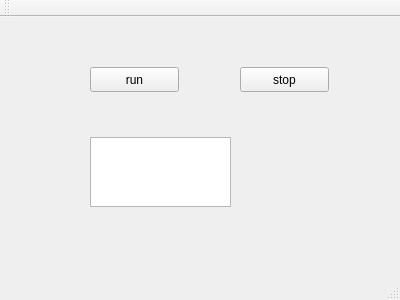
<?xml version="1.0" encoding="UTF-8"?>
<ui version="4.0">
 <class>MainWindow</class>
 <widget class="QMainWindow" name="MainWindow">
  <property name="geometry">
   <rect>
    <x>0</x>
    <y>0</y>
    <width>400</width>
    <height>300</height>
   </rect>
  </property>
  <property name="windowTitle">
   <string>MainWindow</string>
  </property>
  <widget class="QWidget" name="centralWidget">
   <widget class="QPushButton" name="pushButton">
    <property name="geometry">
     <rect>
      <x>90</x>
      <y>50</y>
      <width>89</width>
      <height>25</height>
     </rect>
    </property>
    <property name="text">
     <string>run</string>
    </property>
   </widget>
   <widget class="QPlainTextEdit" name="plainTextEdit">
    <property name="geometry">
     <rect>
      <x>90</x>
      <y>120</y>
      <width>141</width>
      <height>70</height>
     </rect>
    </property>
   </widget>
   <widget class="QPushButton" name="pushButton_2">
    <property name="geometry">
     <rect>
      <x>240</x>
      <y>50</y>
      <width>89</width>
      <height>25</height>
     </rect>
    </property>
    <property name="text">
     <string>stop</string>
    </property>
   </widget>
  </widget>
  <widget class="QMenuBar" name="menuBar">
   <property name="geometry">
    <rect>
     <x>0</x>
     <y>0</y>
     <width>400</width>
     <height>22</height>
    </rect>
   </property>
  </widget>
  <widget class="QToolBar" name="mainToolBar">
   <attribute name="toolBarArea">
    <enum>TopToolBarArea</enum>
   </attribute>
   <attribute name="toolBarBreak">
    <bool>false</bool>
   </attribute>
  </widget>
  <widget class="QStatusBar" name="statusBar"/>
 </widget>
 <layoutdefault spacing="6" margin="11"/>
 <resources/>
 <connections/>
</ui>
